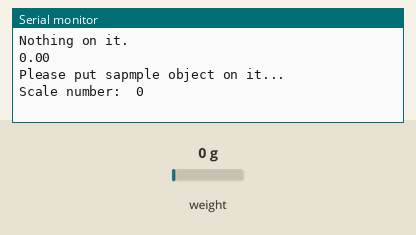
A sketch run on a simulated ESP8266 (NodeMCU). On the bench: the last lines printed to the serial monitor. Inputs (shaded band) come from the test bench; at power-on: weight on the scale 0 g.

Above: at 3.2 s.
3.3 s: weight on the scale set to 100 g
At 4.3 s:
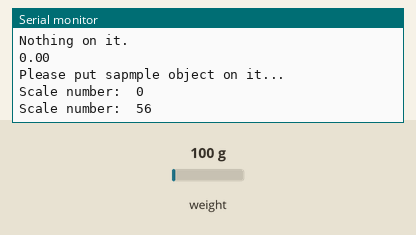
4.8 s: weight on the scale set to 1250 g
At 5.8 s:
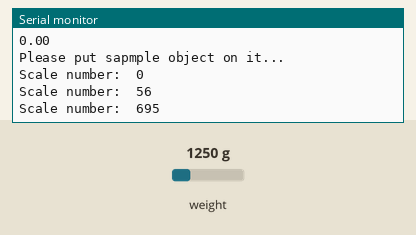
Timing chart, 0 to 7.8 s (numbered marks = the images above; inputs shaded):
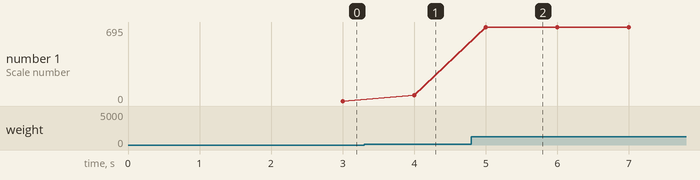

Measured:
- after the input at 3.3 s, the serial monitor: prints a new line after 0.70 s (image 1)
- after the input at 4.8 s, the serial monitor: prints a new line after 0.20 s (image 2)
- plotted number 1: 0 → 56 after the input at 3.3 s, 56 → 695 after the input at 4.8 s

The sketch:

hx711test.ino
```cpp
/*
  本範例為HX711的校正程式

  需先安裝Bogdan Necula的HX711函式庫
  https://github.com/bogde/HX711

  傑森創工製作

  粉絲團：
  https://www.facebook.com/jasonshow

  傑森創工部落格：
  https://blog.jmaker.com.tw/

  傑森創工賣場：https://goo.gl/EWoPQ4

 */
#include "HX711.h"

// HX711 接線設定
#define DT_PIN D5
#define SCK_PIN D4
const int sample_weight = 755;  //基準物品的真實重量(公克)

HX711 scale;

void setup() {
  Serial.begin(115200);
  scale.begin(DT_PIN, SCK_PIN);
  scale.set_scale();  // 開始取得比例參數
  scale.tare();
  Serial.println("Nothing on it.");
  Serial.println(scale.get_units(10));
  Serial.println("Please put sapmple object on it..."); //提示放上基準物品

}

void loop() {
  float current_weight=scale.get_units(10);  // 取得10次數值的平均
  float scale_factor=(current_weight/sample_weight);
  Serial.print("Scale number:  ");
  Serial.println(scale_factor,0);  // 顯示比例參數，記起來，以便用在正式的程式中

}
```
